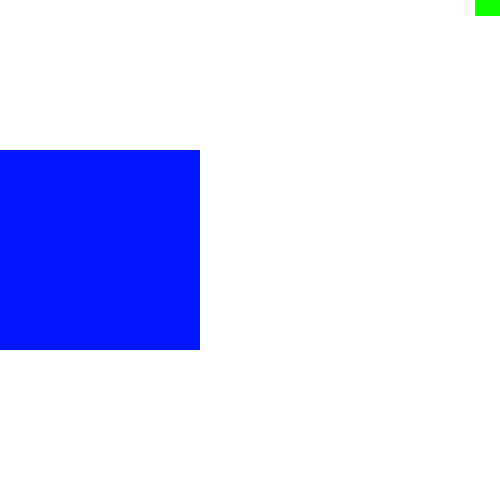
Frame 1 (no input)
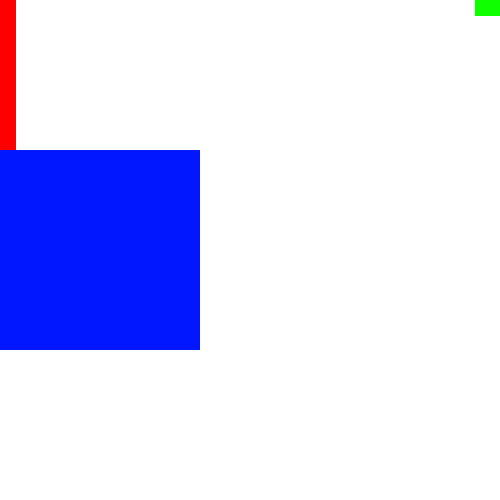
Frame 60 (the mouse pressed at the canvas centre just before this capture)
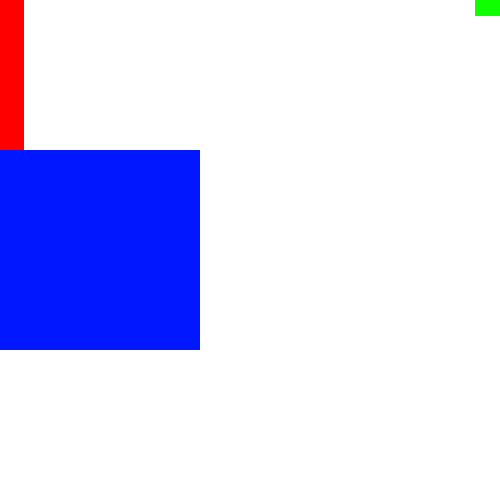
Frame 120 (the mouse held since frame 60 and released just before this capture)

The Processing sketch that drew these frames (run headless with seeded random() and noise(); from frame 60 on, the mouse is pressed at the canvas centre):

// Processing sketch: processing_143560
// ── processing_143560.pde

void setup(){
size (500,500);
background (255);

}

void draw (){
 
  int s = second(); 
  int m = minute(); 
  int h = hour();    
 
  line(s, 0, s, 0);
  line(m, 33, m, 66);
  line(h, 66, h, 100);
  
  background (255);
  noStroke ();
  //translate (width/2,height/2);


  fill (255,0,0);
  rect (0,0,8*s,150);
  
  fill (0,23,255);
  rect (0,150,8*m,8*m);
  
  fill (16,255,0);
  rect (475,0,25,8*h);
}
